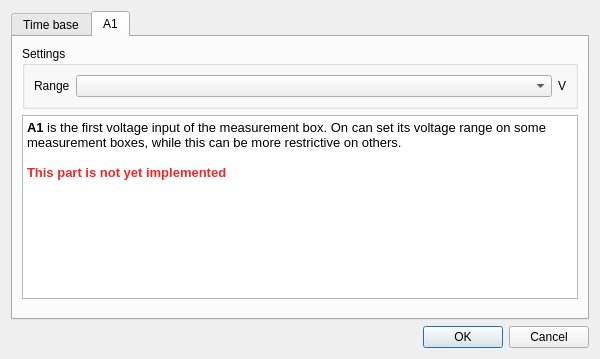
<?xml version="1.0" encoding="UTF-8"?>
<ui version="4.0">
 <class>Dialog</class>
 <widget class="QDialog" name="Dialog">
  <property name="geometry">
   <rect>
    <x>0</x>
    <y>0</y>
    <width>600</width>
    <height>359</height>
   </rect>
  </property>
  <property name="windowTitle">
   <string>Input features</string>
  </property>
  <property name="modal">
   <bool>true</bool>
  </property>
  <layout class="QGridLayout" name="gridLayout">
   <item row="3" column="0">
    <widget class="QTabWidget" name="tabWidget">
     <property name="currentIndex">
      <number>1</number>
     </property>
     <widget class="QWidget" name="tab">
      <attribute name="title">
       <string>Time base</string>
      </attribute>
      <layout class="QVBoxLayout" name="verticalLayout">
       <item>
        <widget class="QGroupBox" name="groupBox">
         <property name="title">
          <string>Settings</string>
         </property>
         <layout class="QGridLayout" name="gridLayout_2">
          <item row="0" column="0">
           <widget class="QLabel" name="label">
            <property name="text">
             <string>Duration</string>
            </property>
           </widget>
          </item>
          <item row="0" column="1">
           <widget class="QComboBox" name="durationCombo">
            <property name="enabled">
             <bool>false</bool>
            </property>
            <property name="sizePolicy">
             <sizepolicy hsizetype="Expanding" vsizetype="Fixed">
              <horstretch>0</horstretch>
              <verstretch>0</verstretch>
             </sizepolicy>
            </property>
            <property name="editable">
             <bool>true</bool>
            </property>
           </widget>
          </item>
          <item row="0" column="2">
           <widget class="QLabel" name="durationLabel">
            <property name="sizePolicy">
             <sizepolicy hsizetype="Maximum" vsizetype="Preferred">
              <horstretch>0</horstretch>
              <verstretch>0</verstretch>
             </sizepolicy>
            </property>
            <property name="text">
             <string>µs</string>
            </property>
           </widget>
          </item>
          <item row="1" column="0">
           <widget class="QLabel" name="label_2">
            <property name="text">
             <string>Samples number</string>
            </property>
           </widget>
          </item>
          <item row="1" column="1">
           <widget class="QComboBox" name="sampleCombo">
            <property name="sizePolicy">
             <sizepolicy hsizetype="Expanding" vsizetype="Fixed">
              <horstretch>0</horstretch>
              <verstretch>0</verstretch>
             </sizepolicy>
            </property>
            <property name="editable">
             <bool>true</bool>
            </property>
           </widget>
          </item>
          <item row="2" column="0">
           <widget class="QLabel" name="label_3">
            <property name="text">
             <string>Delay</string>
            </property>
           </widget>
          </item>
          <item row="2" column="1">
           <widget class="QComboBox" name="delayCombo">
            <property name="sizePolicy">
             <sizepolicy hsizetype="Expanding" vsizetype="Fixed">
              <horstretch>0</horstretch>
              <verstretch>0</verstretch>
             </sizepolicy>
            </property>
            <property name="editable">
             <bool>true</bool>
            </property>
           </widget>
          </item>
          <item row="2" column="2">
           <widget class="QLabel" name="delayLabel">
            <property name="sizePolicy">
             <sizepolicy hsizetype="Maximum" vsizetype="Preferred">
              <horstretch>0</horstretch>
              <verstretch>0</verstretch>
             </sizepolicy>
            </property>
            <property name="text">
             <string>µs</string>
            </property>
           </widget>
          </item>
         </layout>
         <zorder>delayLabel</zorder>
         <zorder>label_2</zorder>
         <zorder>durationLabel</zorder>
         <zorder>delayCombo</zorder>
         <zorder>durationCombo</zorder>
         <zorder>sampleCombo</zorder>
         <zorder>label_3</zorder>
         <zorder>label</zorder>
        </widget>
       </item>
       <item>
        <widget class="QTextBrowser" name="textBrowser">
         <property name="html">
          <string>&lt;!DOCTYPE HTML PUBLIC &quot;-//W3C//DTD HTML 4.0//EN&quot; &quot;http://www.w3.org/TR/REC-html40/strict.dtd&quot;&gt;
&lt;html&gt;&lt;head&gt;&lt;meta name=&quot;qrichtext&quot; content=&quot;1&quot; /&gt;&lt;style type=&quot;text/css&quot;&gt;
p, li { white-space: pre-wrap; }
&lt;/style&gt;&lt;/head&gt;&lt;body style=&quot; font-family:'Sans'; font-size:10pt; font-weight:400; font-style:normal;&quot;&gt;
&lt;p style=&quot; margin-top:0px; margin-bottom:0px; margin-left:0px; margin-right:0px; -qt-block-indent:0; text-indent:0px;&quot;&gt;The &lt;span style=&quot; font-weight:600;&quot;&gt;Time base&lt;/span&gt; is generally used connected to the abscissa of the scope. One can choose delay between samples, number of collected samples, and duration of the measurement.&lt;/p&gt;
&lt;p style=&quot;-qt-paragraph-type:empty; margin-top:0px; margin-bottom:0px; margin-left:0px; margin-right:0px; -qt-block-indent:0; text-indent:0px;&quot;&gt;&lt;br /&gt;&lt;/p&gt;
&lt;p style=&quot; margin-top:0px; margin-bottom:0px; margin-left:0px; margin-right:0px; -qt-block-indent:0; text-indent:0px;&quot;&gt;There are restrictictions touching number of samples and delay, depending on the measurement box which is used.&lt;/p&gt;
&lt;p style=&quot;-qt-paragraph-type:empty; margin-top:0px; margin-bottom:0px; margin-left:0px; margin-right:0px; -qt-block-indent:0; text-indent:0px;&quot;&gt;&lt;br /&gt;&lt;/p&gt;
&lt;p style=&quot; margin-top:0px; margin-bottom:0px; margin-left:0px; margin-right:0px; -qt-block-indent:0; text-indent:0px;&quot;&gt;The duration of a measurement is givent by the formula &lt;span style=&quot; font-style:italic; text-decoration: underline;&quot;&gt;(nSamples-1) x delay&lt;/span&gt;.&lt;/p&gt;&lt;/body&gt;&lt;/html&gt;</string>
         </property>
        </widget>
       </item>
       <item>
        <spacer name="verticalSpacer">
         <property name="orientation">
          <enum>Qt::Vertical</enum>
         </property>
         <property name="sizeHint" stdset="0">
          <size>
           <width>20</width>
           <height>40</height>
          </size>
         </property>
        </spacer>
       </item>
      </layout>
     </widget>
     <widget class="QWidget" name="tab_2">
      <attribute name="title">
       <string>A1</string>
      </attribute>
      <layout class="QVBoxLayout" name="verticalLayout_2">
       <item>
        <widget class="QGroupBox" name="groupBox_2">
         <property name="title">
          <string>Settings</string>
         </property>
         <layout class="QGridLayout" name="gridLayout_3">
          <item row="0" column="0">
           <widget class="QLabel" name="label_6">
            <property name="text">
             <string>Range</string>
            </property>
           </widget>
          </item>
          <item row="0" column="1">
           <widget class="QComboBox" name="A1RangeCombo">
            <property name="sizePolicy">
             <sizepolicy hsizetype="Expanding" vsizetype="Fixed">
              <horstretch>0</horstretch>
              <verstretch>0</verstretch>
             </sizepolicy>
            </property>
           </widget>
          </item>
          <item row="0" column="2">
           <widget class="QLabel" name="label_7">
            <property name="sizePolicy">
             <sizepolicy hsizetype="Maximum" vsizetype="Preferred">
              <horstretch>0</horstretch>
              <verstretch>0</verstretch>
             </sizepolicy>
            </property>
            <property name="text">
             <string>V</string>
            </property>
           </widget>
          </item>
         </layout>
        </widget>
       </item>
       <item>
        <widget class="QTextBrowser" name="textBrowser_2">
         <property name="html">
          <string>&lt;!DOCTYPE HTML PUBLIC &quot;-//W3C//DTD HTML 4.0//EN&quot; &quot;http://www.w3.org/TR/REC-html40/strict.dtd&quot;&gt;
&lt;html&gt;&lt;head&gt;&lt;meta name=&quot;qrichtext&quot; content=&quot;1&quot; /&gt;&lt;style type=&quot;text/css&quot;&gt;
p, li { white-space: pre-wrap; }
&lt;/style&gt;&lt;/head&gt;&lt;body style=&quot; font-family:'Sans'; font-size:10pt; font-weight:400; font-style:normal;&quot;&gt;
&lt;p style=&quot; margin-top:0px; margin-bottom:0px; margin-left:0px; margin-right:0px; -qt-block-indent:0; text-indent:0px;&quot;&gt;&lt;span style=&quot; font-weight:600;&quot;&gt;A1&lt;/span&gt; is the first voltage input of the measurement box. On can set its voltage range on some measurement boxes, while this can be more restrictive on others.&lt;/p&gt;
&lt;p style=&quot;-qt-paragraph-type:empty; margin-top:0px; margin-bottom:0px; margin-left:0px; margin-right:0px; -qt-block-indent:0; text-indent:0px;&quot;&gt;&lt;br /&gt;&lt;/p&gt;
&lt;p style=&quot; margin-top:0px; margin-bottom:0px; margin-left:0px; margin-right:0px; -qt-block-indent:0; text-indent:0px;&quot;&gt;&lt;span style=&quot; font-weight:600; color:#ef2929;&quot;&gt;This part is not yet implemented&lt;/span&gt;&lt;/p&gt;&lt;/body&gt;&lt;/html&gt;</string>
         </property>
        </widget>
       </item>
       <item>
        <spacer name="verticalSpacer_2">
         <property name="orientation">
          <enum>Qt::Vertical</enum>
         </property>
         <property name="sizeHint" stdset="0">
          <size>
           <width>20</width>
           <height>17</height>
          </size>
         </property>
        </spacer>
       </item>
      </layout>
     </widget>
    </widget>
   </item>
   <item row="4" column="0">
    <widget class="QDialogButtonBox" name="buttonBox">
     <property name="orientation">
      <enum>Qt::Horizontal</enum>
     </property>
     <property name="standardButtons">
      <set>QDialogButtonBox::Cancel|QDialogButtonBox::Ok</set>
     </property>
    </widget>
   </item>
  </layout>
 </widget>
 <resources/>
 <connections>
  <connection>
   <sender>buttonBox</sender>
   <signal>accepted()</signal>
   <receiver>Dialog</receiver>
   <slot>accept()</slot>
   <hints>
    <hint type="sourcelabel">
     <x>248</x>
     <y>254</y>
    </hint>
    <hint type="destinationlabel">
     <x>157</x>
     <y>274</y>
    </hint>
   </hints>
  </connection>
  <connection>
   <sender>buttonBox</sender>
   <signal>rejected()</signal>
   <receiver>Dialog</receiver>
   <slot>reject()</slot>
   <hints>
    <hint type="sourcelabel">
     <x>316</x>
     <y>260</y>
    </hint>
    <hint type="destinationlabel">
     <x>286</x>
     <y>274</y>
    </hint>
   </hints>
  </connection>
 </connections>
</ui>
